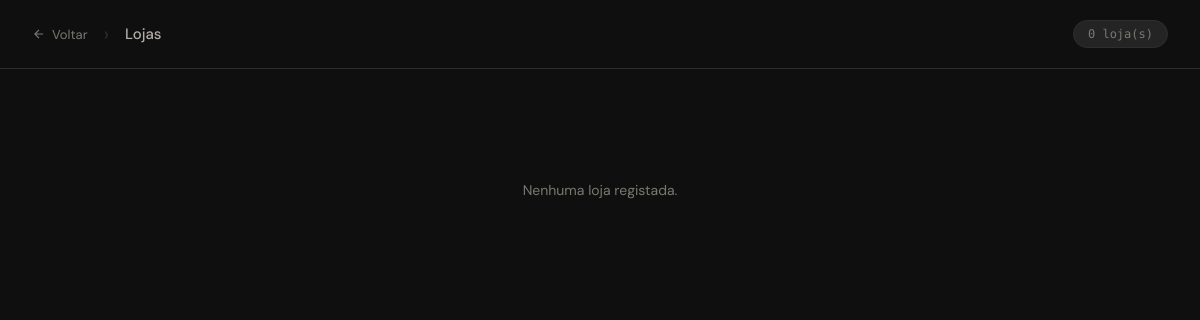
The app's page /lojas/, older data.
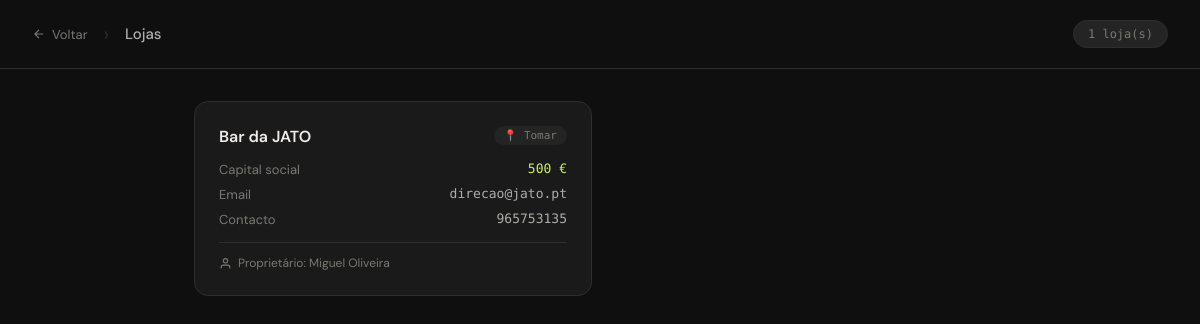
The same page, newer data.
### workshop/models.py (models this page shows, shortened)
class Loja(models.Model):
    nomeloja = models.CharField(max_length=512, primary_key=True)
    localizacao = models.CharField(max_length=512)
    capitalsocial = models.IntegerField()
    emailloja = models.CharField(max_length=512)
    contacto = models.IntegerField()
    owner = models.ForeignKey(
        Owner,
        on_delete=models.RESTRICT,
        db_column='owner_cc',
        related_name='lojas'
    )
    class Meta:
        db_table = 'loja'

class Owner(models.Model):
    cc = models.IntegerField(primary_key=True)
    name = models.CharField(max_length=512)
    birth = models.DateField()
    email = models.CharField(max_length=512)
    contact = models.IntegerField()
    morada = models.BooleanField()
    class Meta:
        db_table = 'owner'

### workshop/views.py (the view)
# urls.py: path('lojas/', views.lista_lojas, name='lista_lojas'),
def lista_lojas(request):
    lojas = Loja.objects.select_related('owner').all()
    return render(request, 'lista_lojas.html', {'lojas': lojas})

### workshop/templates/lista_lojas.html (shortened to what this page needs)
<!DOCTYPE html>
<html lang="pt">
<head>
</head>
<body>
<header>
  <a href="/" class="back-btn">
    <svg width="14" height="14" fill="none" stroke="currentColor" stroke-width="2" viewBox="0 0 24 24">
      <path d="M19 12H5M12 5l-7 7 7 7"/>
    </svg>
    Voltar
  </a>
  <span class="sep">›</span>
  <h1>Lojas</h1>
  <span class="badge">{{ lojas|length }} loja(s)</span>
</header>
<main>
  {% if lojas %}
  <div class="grid">
    {% for loja in lojas %}
    <div class="card">
      <div class="card-header">
        <span class="card-nome">{{ loja.nomeloja }}</span>
        <span class="card-loc">📍 {{ loja.localizacao }}</span>
      </div>
      <div class="card-campos">
        <div class="campo-row">
          <span class="campo-label">Capital social</span>
          <span class="campo-val destaque">{{ loja.capitalsocial }} €</span>
        </div>
        <div class="campo-row">
          <span class="campo-label">Email</span>
          <span class="campo-val">{{ loja.emailloja }}</span>
        </div>
        <div class="campo-row">
          <span class="campo-label">Contacto</span>
          <span class="campo-val">{{ loja.contacto }}</span>
        </div>
      </div>
      <div class="owner-tag">
        <svg width="13" height="13" fill="none" stroke="currentColor" stroke-width="2" viewBox="0 0 24 24">
          <path d="M20 21v-2a4 4 0 0 0-4-4H8a4 4 0 0 0-4 4v2"/><circle cx="12" cy="7" r="4"/>
        </svg>
        Proprietário: {{ loja.owner.name }}
      </div>
    </div>
    {% endfor %}
  </div>
  {% else %}
  <div class="vazio">Nenhuma loja registada.</div>
  {% endif %}
</main>
</body>
</html>

### workshop/templates/lista_lojas.html (style rules this page uses)
:root { --bg: #0f0f0f; --surface: #1a1a1a; --surface2: #242424; --border: #2e2e2e; --accent: #c8f060; --text: #f0ede8; --text-muted: #7a7870; --text-soft: #b0ada8; }
* { box-sizing: border-box; margin: 0; padding: 0; }
body { font-family: 'DM Sans', sans-serif; background: var(--bg); color: var(--text); min-height: 100vh; }
header { padding: 20px 32px; border-bottom: 1px solid var(--border); display: flex; align-items: center; gap: 16px; position: sticky; top: 0; background: var(--bg); z-index: 10; }
.back-btn { display: flex; align-items: center; gap: 6px; color: var(--text-muted); text-decoration: none; font-size: 13px; transition: color 0.15s; }
header .sep { color: var(--border); font-size: 20px; }
header h1 { font-size: 15px; font-weight: 500; color: var(--text-soft); }
.badge { margin-left: auto; font-family: 'DM Mono', monospace; font-size: 12px; color: var(--text-muted); background: var(--surface2); padding: 6px 14px; border-radius: 20px; border: 1px solid var(--border); }
main { max-width: 860px; margin: 0 auto; padding: 32px 24px; }
.grid { display: grid; grid-template-columns: repeat(auto-fill, minmax(380px, 1fr)); gap: 16px; }
.card { background: var(--surface); border: 1px solid var(--border); border-radius: 14px; padding: 24px; display: flex; flex-direction: column; gap: 14px; transition: border-color 0.15s; }
.card-header { display: flex; align-items: flex-start; justify-content: space-between; }
.card-nome { font-size: 16px; font-weight: 600; }
.card-loc { font-family: 'DM Mono', monospace; font-size: 11px; color: var(--text-muted); background: var(--surface2); padding: 3px 10px; border-radius: 20px; }
.card-campos { display: flex; flex-direction: column; gap: 8px; }
.campo-row { display: flex; justify-content: space-between; font-size: 13px; }
.campo-label { color: var(--text-muted); }
.campo-val { font-family: 'DM Mono', monospace; color: var(--text-soft); }
.campo-val.destaque { color: var(--accent); }
.owner-tag { display: inline-flex; align-items: center; gap: 6px; font-size: 12px; color: var(--text-muted); border-top: 1px solid var(--border); padding-top: 12px; }

Row changes from the older to the newer data that the page shows:
added Loja: nomeloja "Bar da JATO", localizacao "Tomar", capitalsocial "500", emailloja "direcao@jato.pt", contacto "965753135", owner.name "Miguel Oliveira"
Text that changed along with them:
{{ lojas|length }}: "0" → "1"
text no longer shown: "Nenhuma loja registada."
